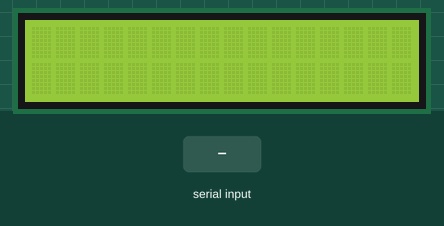
This sketch was run on a simulated Arduino Uno, built with avr-gcc and run on an emulated ATmega328P. On the bench: 16×2 character LCD. The inputs (shaded band) are chosen by the test bench.

Above: at 1.2 s.
1.3 s: "1\n" received over Serial
At 1.7 s:
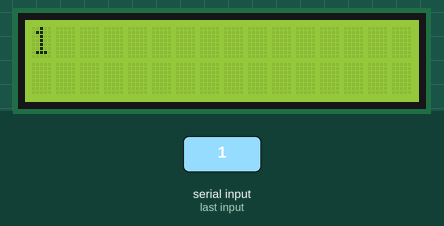
2.8 s: "0\n" received over Serial
At 4.0 s:
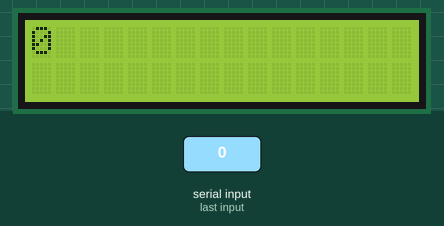
4.3 s: "2\n" received over Serial
At 5.2 s:
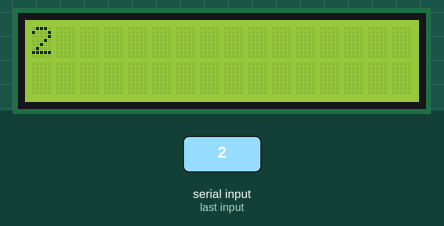
Timing chart, 0 to 7.3 s (numbered marks = the images above; inputs shaded):
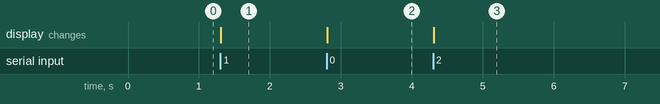

Measured:
- after the input at 1.3 s, the display: changes at once (image 1)
- after the input at 2.8 s, the display: changes at once (image 2)
- after the input at 4.3 s, the display: changes at once (image 3)

The sketch:

Display_LCD_IDE_Arduino.ino
```cpp
#include <Wire.h>
#include <LiquidCrystal_I2C.h>

LiquidCrystal_I2C lcd(0x27, 16, 2);

void setup() {
  lcd.init();
  lcd.backlight();
  Serial.begin(9600);
}

void loop() {
  if (Serial.available() > 0) {
    String message = Serial.readStringUntil('\n');
    lcd.clear();
    displayMessage(message);
  }
}

void displayMessage(String message) {
  lcd.setCursor(0, 0);
  if (message.length() > 16) {
    lcd.print(message.substring(0, 16));
    lcd.setCursor(0, 1);
    lcd.print(message.substring(16));
  } else {
    lcd.print(message);
  }
}
```
